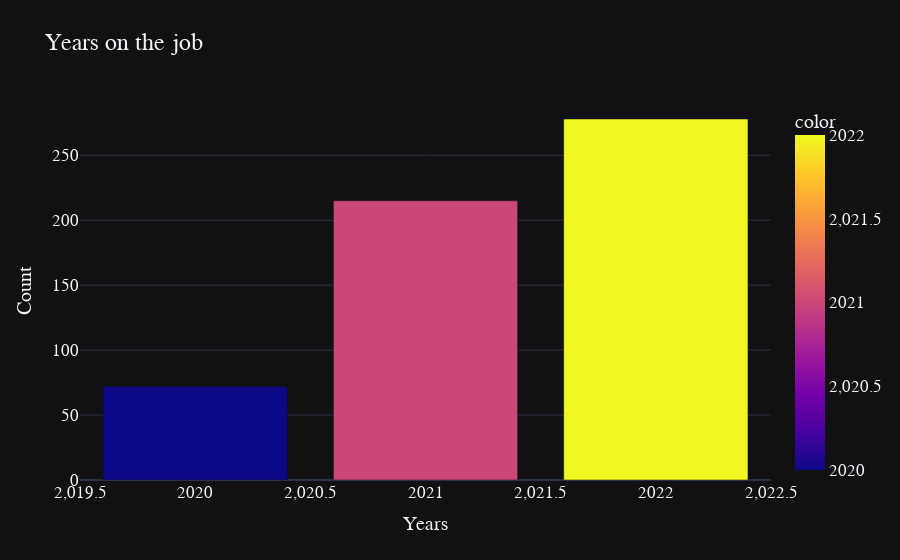

The notebook cell saved with this chart:
### Markdown cell above
Years On the job

### Code cell
wrk_yrs=sal['work_year'].value_counts()
fig=px.bar(x=wrk_yrs.index,
           y=wrk_yrs.values,
           color=wrk_yrs.index,
           title='Years on the job',
           template='plotly_dark')
fig.update_layout(
    xaxis_title="Years",
    yaxis_title="Count",
    font = dict(size=17,family="Candara"))

fig.show()

### Figure 1 — Plotly figure (JSON) as saved in the notebook; plotly's stock layout.template omitted (floating-point values rounded to 4 significant figures)
{"data": [{"alignmentgroup": "True", "hovertemplate": "x=%{x}<br>y=%{y}<br>color=%{marker.color}<extra></extra>", "legendgroup": "", "marker": {"color": [2022, 2021, 2020], "coloraxis": "coloraxis", "pattern": {"shape": ""}}, "name": "", "offsetgroup": "", "orientation": "v", "showlegend": false, "textposition": "auto", "type": "bar", "x": [2022, 2021, 2020], "xaxis": "x", "y": [278, 215, 72], "yaxis": "y"}], "layout": {"barmode": "relative", "coloraxis": {"colorbar": {"title": {"text": "color"}}, "colorscale": [[0, "#0d0887"], [0.1111, "#46039f"], [0.2222, "#7201a8"], [0.3333, "#9c179e"], [0.4444, "#bd3786"], [0.5556, "#d8576b"], [0.6667, "#ed7953"], [0.7778, "#fb9f3a"], [0.8889, "#fdca26"], [1, "#f0f921"]]}, "font": {"family": "Candara", "size": 17}, "legend": {"tracegroupgap": 0}, "title": {"text": "Years on the job"}, "xaxis": {"anchor": "y", "domain": [0, 1], "title": {"text": "Years"}}, "yaxis": {"anchor": "x", "domain": [0, 1], "title": {"text": "Count"}}}}
